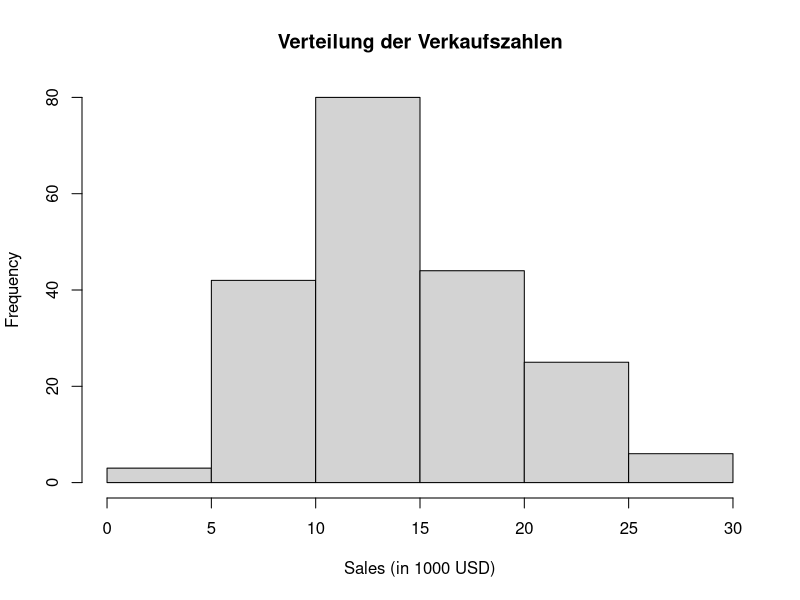
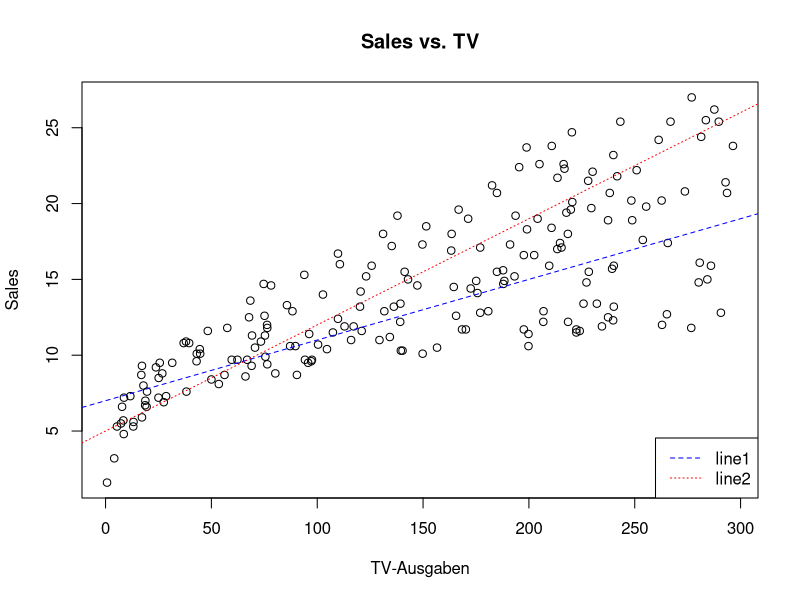
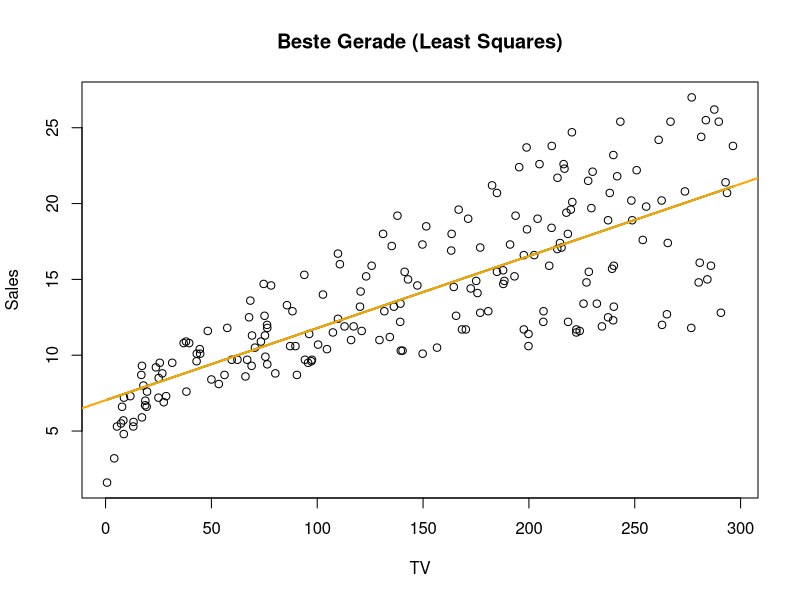
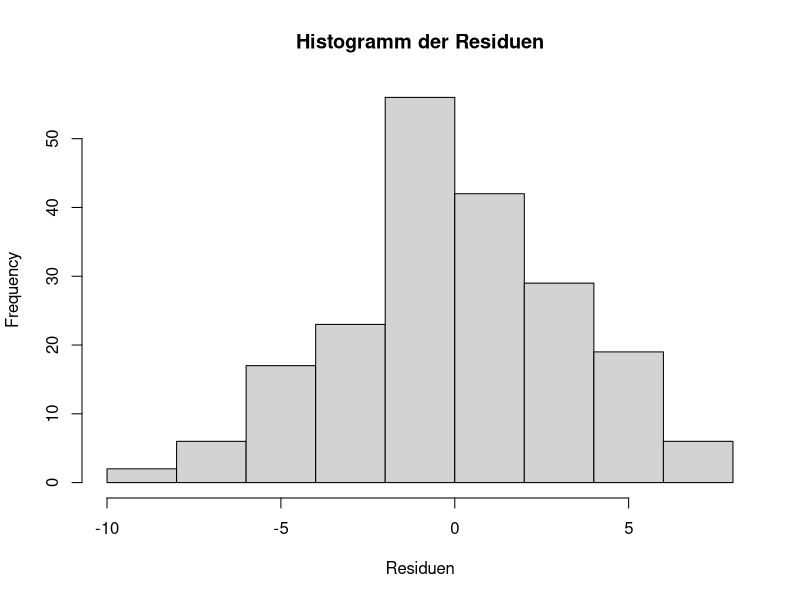
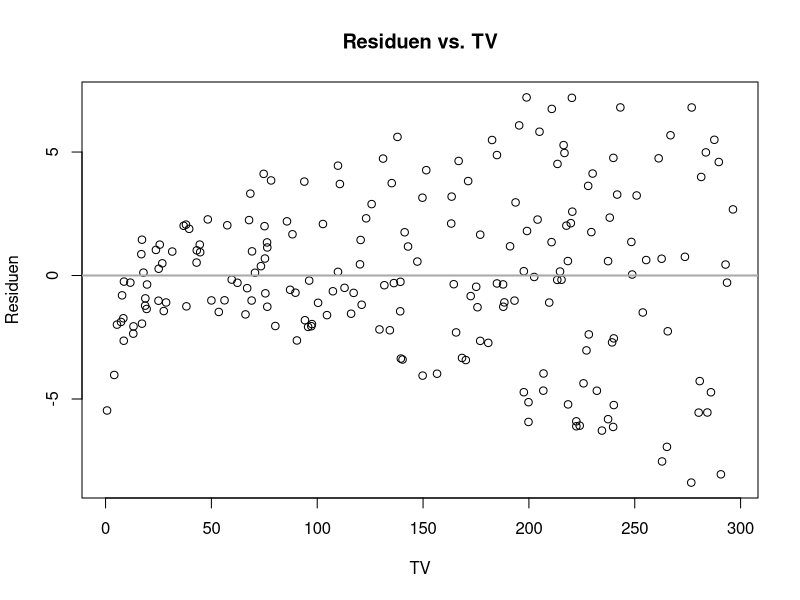

Reproduce these figures in R, in order.
##############################################################
# WDDA Lecture 05 - Einfache Lineare Regression
#
# 
##############################################################


# Pakete laden
library(readxl)

# Daten laden
data <- read_excel("data/WDDA_05.xlsx", sheet = "Advertising")

# variablen direkt anwählbar machen
attach(data)





##############################################################
# 1. Variation
##############################################################

# Basis-Visualisierung: Zielvariable
hist(sales, main = "Verteilung der Verkaufszahlen", xlab = "Sales (in 1000 USD)")
cat("Varianz von sales:", round(var(sales), 2), "\n\n")








##############################################################
# 2. Erklärende Variable
##############################################################

# Scatterplot: Zusammenhang zwischen TV und Verkaufszahlen
plot(sales ~ TV, main = "Sales vs. TV", xlab = "TV-Ausgaben", ylab = "Sales")








##############################################################
# 3. Kandidaten vergleichen!
# Welche Trendlinie "passt" besser?
##############################################################


# Zwei mögliche Linien (manuell definiert)
line1 <- function(x) { 7 + 0.04 * x }
line2 <- function(x) { 5 + 0.07 * x }
abline(a = 7, b = 0.04, col = "blue", lty = 2)
abline(a = 5, b = 0.07, col = "red", lty = 3)
legend("bottomright", legend = c("line1", "line2"), col = c("blue", "red"), lty = c(2, 3))








##############################################################
# 4. Abweichungen vom Modell: Quantifizierung
##############################################################


# Vergleich der Abweichungen
cat("Sum of Squared Errors:\n")
cat("line1:", sum((sales - line1(TV))^2), "\n")
cat("line2:", sum((sales - line2(TV))^2), "\n\n")






##############################################################
# 5. Best Fit: Schätzgerade
##############################################################


# Methode der kleinsten Quadrate (händisch)
b1 <- cor(sales, TV) * sd(sales) / sd(TV)
b0 <- mean(sales) - b1 * mean(TV)
lbf <- function(x) { b0 + b1 * x }

# Zeichne Schätzgerade
plot(sales ~ TV, main = "Beste Gerade (Least Squares)", xlab = "TV", ylab = "Sales")
curve(lbf(x), add = TRUE, col = "darkgreen", lwd = 2)

# Abweichung (RSS)
rss <- sum((sales - lbf(TV))^2)
cat("Minimale Abweichung (RSS) der Schätzgerade:", round(rss, 2), "\n\n")

# Regressionsmodell mit lm()
md1 <- lm(sales ~ TV)
abline(md1, col = "orange", lwd = 2, lty = 1)








##############################################################
# 6. Residuen
##############################################################



# 1. Residuum (Beobachtung: TV = 230.1, sales = 22.1)
tv_val <- 230.1
sales_obs <- 22.1

7.03259 + 0.04753 * tv_val

sales_hat <- predict(md1, newdata = data.frame(TV = tv_val))
resid1 <- sales_obs - sales_hat
cat("1. Residuum:", round(resid1, 2), "\n\n")







##############################################################
# 7. TSS und RSS
##############################################################



# Quadratsummen: TSS, RSS, ESS
TSS <- sum((sales - mean(sales))^2)
RSS <- sum((sales - lbf(TV))^2)
ESS <- sum((lbf(TV) - mean(lbf(TV)))^2)








##############################################################
# 8. Zerlegung der Variation
##############################################################


cat("TSS (Totale Variation):", round(TSS, 2), "\n")
cat("RSS (Residuen):", round(RSS, 2), "\n")
cat("ESS (Erklärte Variation):", round(ESS, 2), "\n")
cat("TSS = ESS + RSS:", round(TSS, 2), "=", round(ESS, 2), "+", round(RSS, 2), "\n\n")









##############################################################
# 9. Bestimmtheitsmass
##############################################################



# Bestimmtheitsmass R²
r_squared <- (TSS - RSS) / TSS
r_squared_check <- cor(sales, TV)^2
cat("Bestimmtheitsmass R² (aus Varianzanalyse):", round(r_squared, 4), "\n")
cat("Bestimmtheitsmass R² (aus Korrelation):    ", round(r_squared_check, 4), "\n\n")










##############################################################
# 10. Erwartungen an Residuen
##############################################################


# Residuen-Diagnostik
hist(resid(md1), main = "Histogramm der Residuen", xlab = "Residuen")
plot(resid(md1) ~ TV, main = "Residuen vs. TV", xlab = "TV", ylab = "Residuen")
abline(h = 0, col = "darkgray", lwd = 2)

# Standardfehler der Regression (RSE)
n <- length(sales)
RSE_manual <- sqrt(RSS / (n - 2))
RSE_lm <- summary(md1)$sigma
cat("RSE (manuell):", round(RSE_manual, 3), "\n")
cat("RSE (aus lm()):", round(RSE_lm, 3), "\n\n")









##############################################################
# 11. Prognose
##############################################################





# Prognose + Prognoseintervall
tv_new <- 230.1
predicted <- predict(md1, newdata = data.frame(TV = tv_new))
cat("Punktschätzung bei TV =", tv_new, ":", round(predicted, 2), "\n")
cat("95%-Prognoseintervall ≈", round(predicted - 2 * RSE_lm, 2), "bis", round(predicted + 2 * RSE_lm, 2), "\n\n")

# Interpretation der Koeffizienten
cat("Interpretation:\n")
cat("- Achsenabschnitt:", round(coef(md1)[1], 2), "→ erwartete sales bei TV = 0\n")
cat("- Steigung:", round(coef(md1)[2], 2), "→ erwarteter Anstieg von sales bei +1000$ TV\n")
